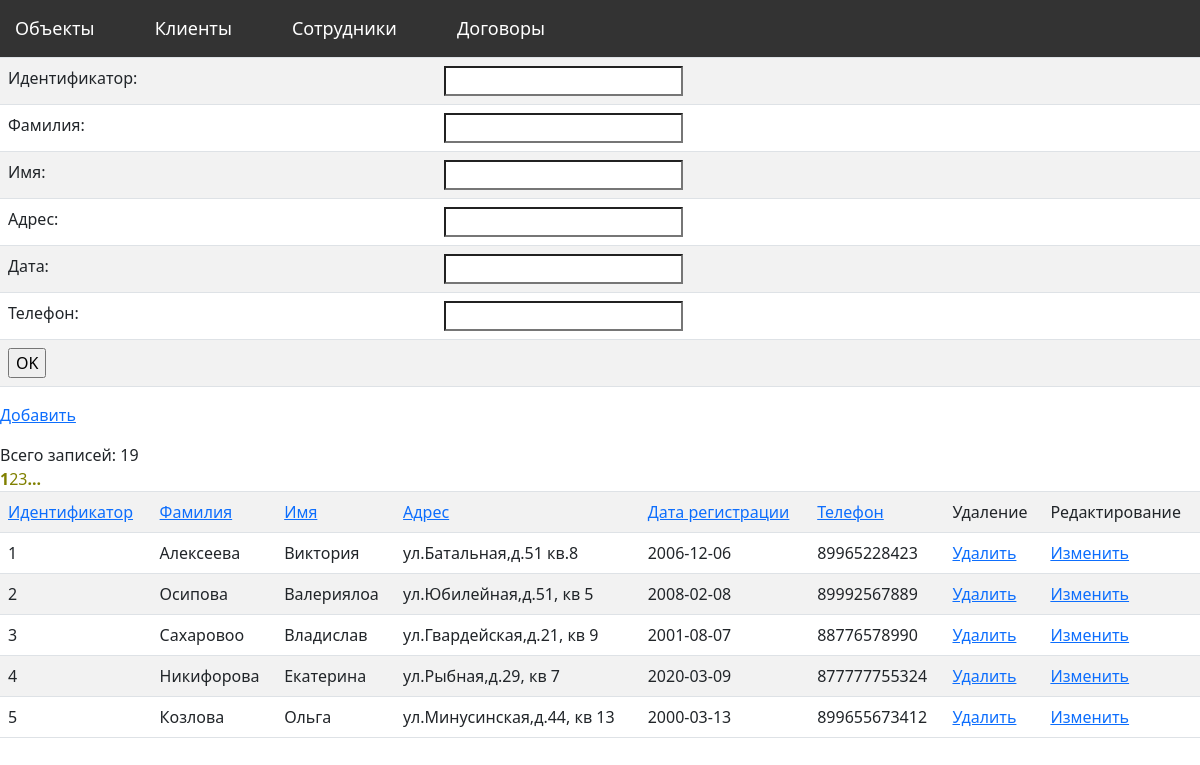
The page /client.php on the database its author committed.
### tables this page shows
CREATE TABLE `client` (
  `IDCL` int(11) NOT NULL,
  `FAMCL` char(15) DEFAULT NULL,
  `NAMECL` char(10) DEFAULT NULL,
  `ADCL` char(30) DEFAULT NULL,
  `DATACL` date DEFAULT NULL,
  `TELEFON` char(15) DEFAULT NULL,
  PRIMARY KEY (`IDCL`)
);

### client.php (the view, shortened to what this page needs)
<!doctype html>
<html lang="ru">
<head>
   <link rel="stylesheet" type="text/css" media="screen" href="css/style1.css">
   <link rel="stylesheet" type="text/css" media="screen" href="css/style.css">
   <link href="/css/bootstrap.min.css" rel="stylesheet" type="text/css"/>
</head>
<body>
		<div id="navbar">
			<div class="menu">
				<ul class="nav">
				  <li><a class="link" href="index.php">Объекты</a></li>
					<li><a class="link" href="client.php">Клиенты</a></li>
					<li><a class="link" href="sotrudnic.php">Сотрудники</a></li>
					<li><a class="link" href="dogovor.php">Договоры</a></li>
				</ul>
			</div>
		</div>
  <?php
	$link = new mysqli('localhost', 'root', 'root', 'nedv');
  ?>
  <form action="" method="post">
        <table class="table table-striped table-condensed table-bordered table-rounded">
	<tr>
        <td>Идентификатор:</td>
        <td><input type="text" name="IDCL" value="<?= isset($_GET['red_id']) ? $product['IDCL'] : ''; ?>"></td>
      </tr>
      <tr>
        <td>Фамилия:</td>
        <td><input type="text" name="FAMCL" value="<?= isset($_GET['red_id']) ? $product['FAMCL'] : ''; ?>"></td>
      </tr>
      <tr>
        <td>Имя:</td>
        <td><input type="text" name="NAMECL" value="<?= isset($_GET['red_id']) ? $product['NAMECL'] : ''; ?>"> </td>
      </tr>
	  <tr>
        <td>Адрес:</td>
        <td><input type="text" name="ADCL" value="<?= isset($_GET['red_id']) ? $product['ADCL'] : ''; ?>"> </td>
      </tr>
        <td>Дата:</td>
        <td><input type="text" name="DATACL" value="<?= isset($_GET['red_id']) ? $product['DATACL'] : ''; ?>"> </td>
	  <tr>
        <td>Телефон:</td>
        <td><input type="text" name="TELEFON" value="<?= isset($_GET['red_id']) ? $product['TELEFON'] : ''; ?>"> </td>
      </tr>
      <tr>
        <td colspan="2"><input type="submit" value="OK"></td>
      </tr>
    </table>
  </form>
   <p><a href="?add=new">Добавить</a></p>
  <table class="table table-striped table-condensed table-bordered table-rounded">
    <tbody>
    <?php
    if (isset($_GET['page'])){
        $page = $_GET['page'];
    }
    else $page = 1;
    $kol = 5;
    $art = ($page * $kol) - $kol;
   if (isset($_GET['up_id'])) {
      $sql = $link->query("SELECT * FROM `client` ORDER BY {$_GET['up_id']} LIMIT $art,$kol", $db);
    }else{
     $sql = $link->query("SELECT * FROM `client` LIMIT $art,$kol", $db);
    }
     echo '<tr>' .
             "<td><a href='?up_id=`IDCL`'>Идентификатор</a></td>" .
             "<td><a href='?up_id=`FAMCL`'>Фамилия</a></td>" .
             "<td><a href='?up_id=`NAMECL`'>Имя</a></td>" .
			 "<td><a href='?up_id=`ADCL`'>Адрес</a></td>" .
             "<td><a href='?up_id=`DATACL`'>Дата регистрации</a></td>" .
			       "<td><a href='?up_id=`TELEFON`'>Телефон</a></td>" .
			       "<td>Удаление</td>" .
             "<td>Редактирование</td>" .
             '</tr>';
      while ($result = mysqli_fetch_array($sql)) {
        echo '<tr>' .
             "<td>{$result['IDCL']}</td>" .
             "<td>{$result['FAMCL']}</td>" .
             "<td>{$result['NAMECL']}</td>" .
			 "<td>{$result['ADCL']}</td>" .
             "<td>{$result['DATACL']}</td>" .
			  "<td>{$result['TELEFON']}</td>" .
             "<td><a href='?del_id={$result['IDCL']}'>Удалить</a></td>" .
             "<td><a href='?red_id={$result['IDCL']}'>Изменить</a></td>" .
             '</tr>';
      }
      require_once('universal_link_bar.php');
    ?>
	</tbody>
  </table>
</body>
</html>

### css/style1.css (style rules this page uses)
body { margin: 0; padding: 0; font-family: 'Ubuntu', sans-serif; }
#navbar { background-color: #333; width: 100%; transition: top 0.3s; }
#navbar a { float: left; display: block; color: white; text-align: center; padding: 15px; text-decoration: none; }
.menu { display: flex; }
.nav { display: flex; list-style: none; }
.nav li a { color: #000000; text-decoration: none; margin: 0 30px 0 0; font-size: 18px; }
.link { transition: .3s; }

### css/style.css (style rules this page uses)
html { width:100%; }
* { -webkit-text-size-adjust:none; }
body { font:12px/21px Arial, Helvetica, sans-serif; color:#616061; position:relative; min-width:960px; height:100%; min-height:100%; background: none repeat scroll 0 0 #FAFAFA; }
html, body { height:100%; }
a { text-decoration:none; color: #616061; outline:none; transition:0.5s ease; -o-transition:0.5s ease; -webkit-transition:0.5s ease; }
p { margin-bottom:18px; }
ul { padding:0; margin:0; list-style:none; }

### css/elements.css (style rules this page uses)
.button-red:active, .button-brown:active, .button-green:active, .button-blue:active, .button-pink:active, .button-white:active, .button-black:active, { background: #000; }

### rows shown on the page
client: IDCL "1", FAMCL "Алексеева", NAMECL "Виктория", ADCL "ул.Батальная,д.51 кв.8", DATACL "2006-12-06", TELEFON "89965228423"
client: IDCL "2", FAMCL "Осипова", NAMECL "Валериялоа", ADCL "ул.Юбилейная,д.51, кв 5", DATACL "2008-02-08", TELEFON "89992567889"
client: IDCL "3", FAMCL "Сахаровоо", NAMECL "Владислав", ADCL "ул.Гвардейская,д.21, кв 9", DATACL "2001-08-07", TELEFON "88776578990"
client: IDCL "4", FAMCL "Никифорова", NAMECL "Екатерина", ADCL "ул.Рыбная,д.29, кв 7", DATACL "2020-03-09", TELEFON "877777755324"
client: IDCL "5", FAMCL "Козлова", NAMECL "Ольга", ADCL "ул.Минусинская,д.44, кв 13", DATACL "2000-03-13", TELEFON "899655673412"

### other values the page prints
$i "1"
$i "2"
$i "3"
